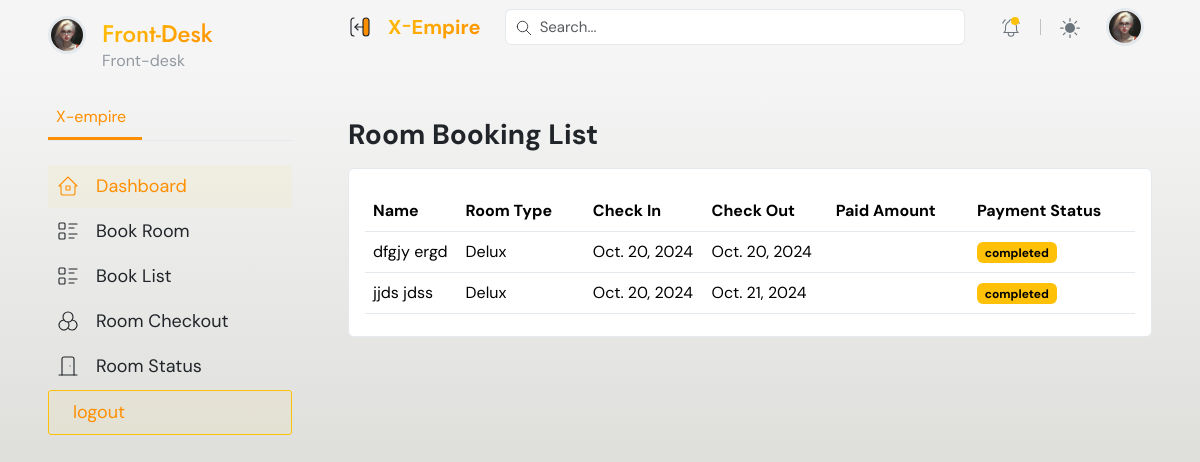
/dashboard/admin/view/booking_list/, run on an earlier commit of the app's database.
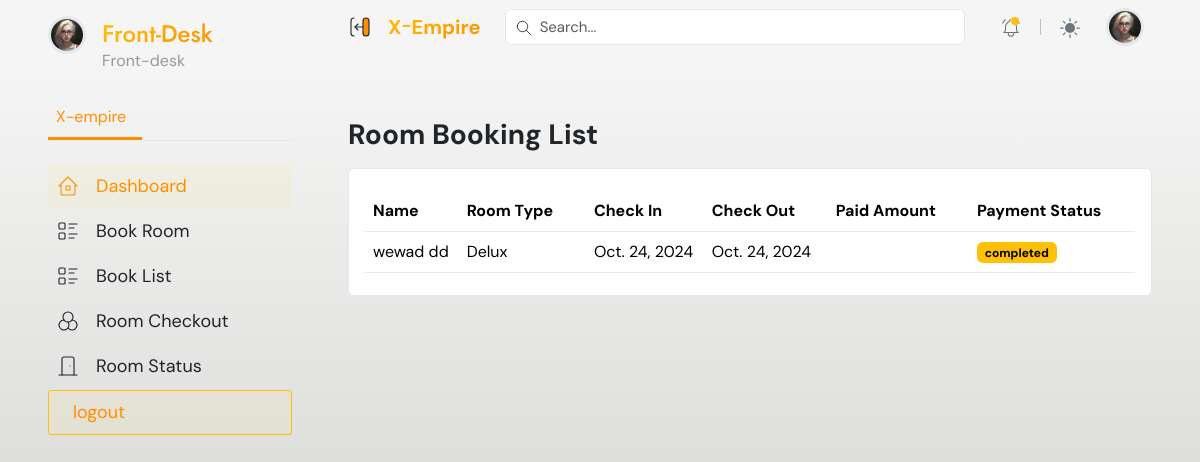
And on a later commit of the database.
### bookings/models.py (models this page shows, shortened)
class Transaction(models.Model):
    user = models.ForeignKey(User, on_delete=models.SET_NULL, null=True, blank=True)
    hotel = models.ForeignKey('Hotel', on_delete=models.SET_NULL, null=True)
    room_type = models.ForeignKey('RoomType', on_delete=models.SET_NULL, null=True)
    room = models.ForeignKey('Room', on_delete=models.CASCADE,null= True)  # This can be used for both bookings and reservations
    check_in_date = models.DateField()
    check_out_date = models.DateField()
    num_adults = models.PositiveIntegerField(default=1)
    num_children = models.PositiveIntegerField(default=0)
    total_amount = models.DecimalField(max_digits=12, decimal_places=2, default=0.00)
    date_created = models.DateTimeField(auto_now_add=True)
    class Meta:
        abstract = True

class Booking(Transaction):
    booking_id = ShortUUIDField(unique=True, length=10, max_length=20, alphabet="abcdefghijklmnopqrstuvxyz")
    is_active = models.BooleanField(default=True)
    checked_in = models.BooleanField(default=False)
    checked_out = models.BooleanField(default=False)
    reservation = models.OneToOneField('Reservation', on_delete=models.SET_NULL, null=True, blank=True)
    room = models.ForeignKey(Room, on_delete=models.CASCADE, null=True, blank=True)  # ForeignKey instead of M2M
    date = models.DateTimeField(auto_now_add=True)
    coupon = models.ForeignKey('Coupon', on_delete=models.SET_NULL, null=True, blank=True)
    @property
    def payment_status(self):
        payment = Payment.objects.filter(booking=self).last()
        return payment.status if payment else 'Unpaid'

class RoomType(models.Model):
    ROOM_TYPES = (
        ('Delux', 'Delux'),
        ('Executive', 'Executive'),
        ('Presidential', 'Presidential'),
    )
    hotel = models.ForeignKey(Hotel, on_delete=models.CASCADE)
    banner_img = models.ImageField(upload_to="room_type", null=True, blank=True)
    type = models.CharField(max_length=20, choices = ROOM_TYPES, null=True, blank=True)
    base_price = models.DecimalField(max_digits=12, decimal_places=2, default=0.00)
    number_of_beds = models.PositiveIntegerField(default=0)
    room_capacity = models.PositiveIntegerField(default=0)
    rtid = ShortUUIDField(unique=True, length=10, max_length=20, alphabet="abcdefghijklmnopqrstuvxyz")
    slug = models.SlugField(null=True, blank=True)
    date = models.DateTimeField(auto_now_add=True)
    def __str__(self):
        return f"{self.type}"

class Payment(models.Model):
    PAYMENT_STATUS_CHOICES = [
        ('pending', 'pending'),
        ('advance', 'advance'),
        ('completed', 'completed'),
        ('failed', 'Failed'),
        ('refunded', 'refunded'),
    ]
    PAYMENT_MODE_CHOICES = [
        ('cash', 'Cash'),
        ('transfer', 'Transfer'),
        ('credit_card', 'Credit Card'),
        ('paypal', 'PayPal'),
    ]
    booking = models.ForeignKey('Booking', related_name='payments', on_delete=models.CASCADE)
    status = models.CharField(max_length=20, choices=PAYMENT_STATUS_CHOICES, default='pending')
    mode = models.CharField(max_length=20, choices=PAYMENT_MODE_CHOICES, default='cash')
    amount = models.DecimalField(max_digits=12, decimal_places=2, default=0.00)
    date = models.DateTimeField(auto_now_add=True)
    transaction_id = ShortUUIDField(unique=True, length=10, max_length=20, alphabet="abcdefghijklmnopqrstuvxyz")

### accounts/models.py (models this page shows, shortened)
class User(AbstractUser):
    email = models.EmailField(unique=True)
    phone = models.CharField(max_length=100, null=True, blank=True)
    is_admin = models.BooleanField(default=False)
    is_supervisor = models.BooleanField(default=False)
    is_account_officer = models.BooleanField(default=False)
    is_frontdesk_officer = models.BooleanField(default=False)
    is_pos_officer = models.BooleanField(default=False)
    is_worker = models.BooleanField(default=False)
    active_status = models.BooleanField(default=False)
    t_and_c = models.BooleanField(default=False)

### dashboard/views.py (the view)
# urls.py: path('admin/view/booking_list/',views.admin_booking_list, name ="admin_booking_list"),
def admin_booking_list(request):
    template = "admin_user/admin_bookinglist.html"
    bookin_list = Booking.objects.all()
    room_service_form =  RoomServiceForm()
    additional_charge_form =  AdditionalChargeForm()
    context = {
        'bookings':bookin_list,
        'room_service_form': room_service_form,
        "additional_charge_form":additional_charge_form,
    }
    return render (request,template, context)

### bookings/forms.py
class RoomServiceForm(forms.ModelForm):
    class Meta:
        model = RoomServices
        fields = [ 'service_type','price']
    def __init__(self, *args, **kwargs):
        super(RoomServiceForm, self).__init__(*args, **kwargs)
        self.fields['service_type'].widget.attrs.update({ 'class': 'form-control', 'placeholder': 'Service Type'})
        self.fields['price'].widget.attrs.update({ 'class': 'form-control', 'placeholder': ' Price'})

class AdditionalChargeForm(forms.ModelForm):
    class Meta:
        model =  AdditionalCharge
        fields = ['category', 'description','amount']
    def __init__(self, *args, **kwargs):
        super(AdditionalChargeForm, self).__init__(*args, **kwargs)
        self.fields['category'].widget.attrs.update({ 'class': 'form-control', 'placeholder': 'Choose Category'})
        self.fields['description'].widget.attrs.update({ 'class': 'form-control', 'placeholder': 'Write a description of the service'})
        self.fields['amount'].widget.attrs.update({ 'class': 'form-control', 'placeholder': ' Price'})

### dashboard/templates/admin_user/admin_bookinglist.html (shortened to what this page needs)
{% extends 'dashboard_base.html' %}
{% load static %}
{% block content %}
    <main class="container-fluid px-0">
    {% if request.user.is_admin %}
    {% include '../partials/menubars/admin_sidebar.html' %}
{% elif request.user.is_supervisor %}
    {% include '../partials/menubars/supervisor_sidebar.html' %}
{% elif request.user.is_account_officer %}
    {% include '../partials/menubars/accounting_sidebar.html' %}
{% elif request.user.is_pos_officer %}
    {% include '../partials/menubars/pos_sidebar.html' %}
{% else %}
    {% include '../partials/menubars/frontdesk_sidebar.html' %}
{% endif %}
        <div class="content">
            {% include '../partials/top_header.html' %}
            <div class="px-xl-5 px-lg-4 px-3 py-3 page-body mt-5">
                <div class="row g-3">
                    <div class="col-sm-12">
                        <div class="d-flex align-items-center justify-content-between flex-wrap">
                            <h3 class="fw-bold mb-0">Room Booking List</h3>
                        </div>
                    </div>
                    <div class="col-sm-12">
                        <div class="card">
                            <div class="card-body">
                                <table class="table dataTable align-middle table-hover table-body" style="width: 100%;">
                                    <thead>
                                        <tr>
                                            <th>Name</th>
                                            <th>Room Type</th>
                                            <th>Check In</th>
                                            <th>Check Out</th>
                                            <th>Paid Amount</th>
                                            <th>Payment Status</th>
                                        </tr>
                                    </thead>
                                    <tbody>
                                        {% for booking in bookings %}
                                            <tr>
                                                <td>
                                                    {{booking.user.first_name}}  {{booking.user.last_name}}
                                                </td>
                                                <td>{{booking.room_type}}</td>
                                                <td>{{booking.check_in_date}}</td>
                                                <td>{{booking.check_out_date}}</td>
                                                <td>{{booking.total}}</td>
                                                <td><span class="badge text-bg-warning">{{booking.payment_status}}</span></td>
                                            </tr>
                                        {% endfor %}
                                    </tbody>
                                </table>
                            </div>
                        </div>
                    </div>
                </div>
            </div>
        </div>
    </main>
{% endblock %}

What changed in the data, as far as the page shows it:
removed Booking: user.first_name "dfgjy", user.last_name "ergd", room_type "Delux", check_in_date "Oct. 20, 2024", check_out_date "Oct. 20, 2024", payment_status "completed"
removed Booking: user.first_name "jjds", user.last_name "jdss", room_type "Delux", check_in_date "Oct. 20, 2024", check_out_date "Oct. 21, 2024", payment_status "completed"
added Booking: user.first_name "wewad", user.last_name "dd", room_type "Delux", check_in_date "Oct. 24, 2024", check_out_date "Oct. 24, 2024", payment_status "completed"
